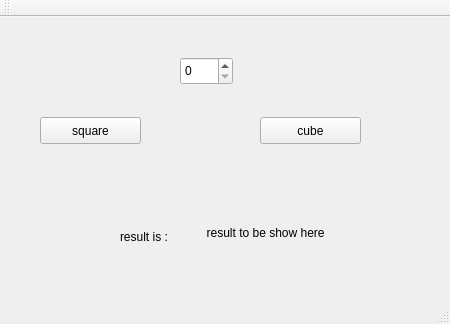
<?xml version="1.0" encoding="UTF-8"?>
<ui version="4.0">
 <class>MainWindow</class>
 <widget class="QMainWindow" name="MainWindow">
  <property name="geometry">
   <rect>
    <x>0</x>
    <y>0</y>
    <width>450</width>
    <height>324</height>
   </rect>
  </property>
  <property name="windowTitle">
   <string>MainWindow</string>
  </property>
  <widget class="QWidget" name="centralWidget">
   <widget class="QLabel" name="result_text">
    <property name="geometry">
     <rect>
      <x>200</x>
      <y>200</y>
      <width>191</width>
      <height>31</height>
     </rect>
    </property>
    <property name="text">
     <string>  result to be show here</string>
    </property>
   </widget>
   <widget class="QPushButton" name="sqr_btn">
    <property name="geometry">
     <rect>
      <x>40</x>
      <y>100</y>
      <width>101</width>
      <height>27</height>
     </rect>
    </property>
    <property name="text">
     <string>square</string>
    </property>
   </widget>
   <widget class="QSpinBox" name="spin_accept">
    <property name="geometry">
     <rect>
      <x>180</x>
      <y>40</y>
      <width>53</width>
      <height>28</height>
     </rect>
    </property>
   </widget>
   <widget class="QPushButton" name="cube_btn">
    <property name="geometry">
     <rect>
      <x>260</x>
      <y>100</y>
      <width>101</width>
      <height>27</height>
     </rect>
    </property>
    <property name="text">
     <string>cube</string>
    </property>
   </widget>
   <widget class="QLabel" name="result_label">
    <property name="geometry">
     <rect>
      <x>120</x>
      <y>210</y>
      <width>71</width>
      <height>20</height>
     </rect>
    </property>
    <property name="text">
     <string>result is : </string>
    </property>
   </widget>
  </widget>
  <widget class="QMenuBar" name="menuBar">
   <property name="geometry">
    <rect>
     <x>0</x>
     <y>0</y>
     <width>450</width>
     <height>24</height>
    </rect>
   </property>
  </widget>
  <widget class="QToolBar" name="mainToolBar">
   <attribute name="toolBarArea">
    <enum>TopToolBarArea</enum>
   </attribute>
   <attribute name="toolBarBreak">
    <bool>false</bool>
   </attribute>
  </widget>
  <widget class="QStatusBar" name="statusBar"/>
 </widget>
 <layoutdefault spacing="6" margin="11"/>
 <resources/>
 <connections/>
</ui>
